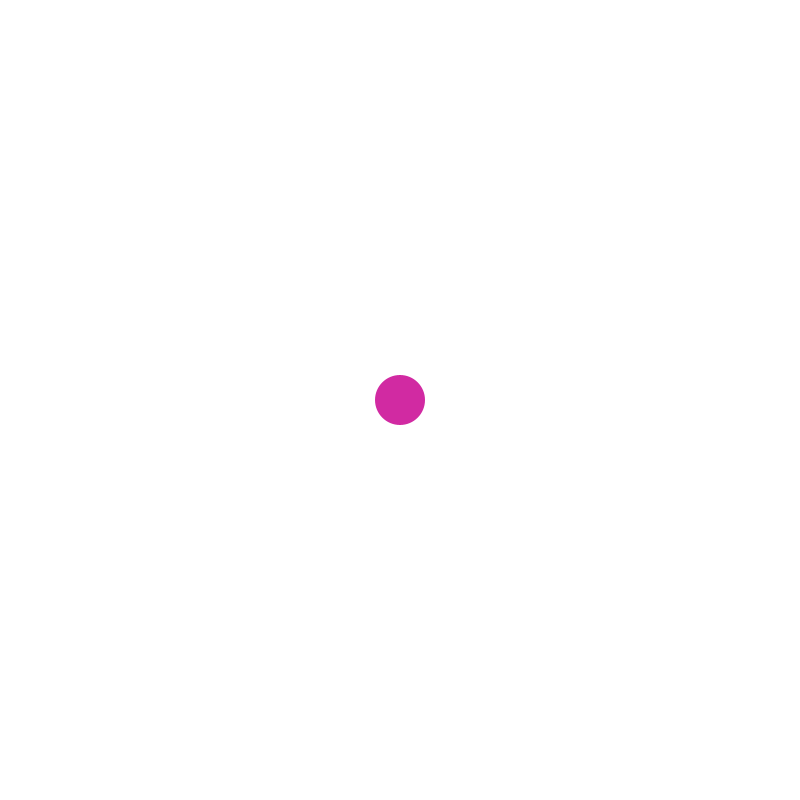
Frame 1 (no input)
Frame 60 (the mouse pressed at the canvas centre just before this capture): identical to frame 1, image omitted
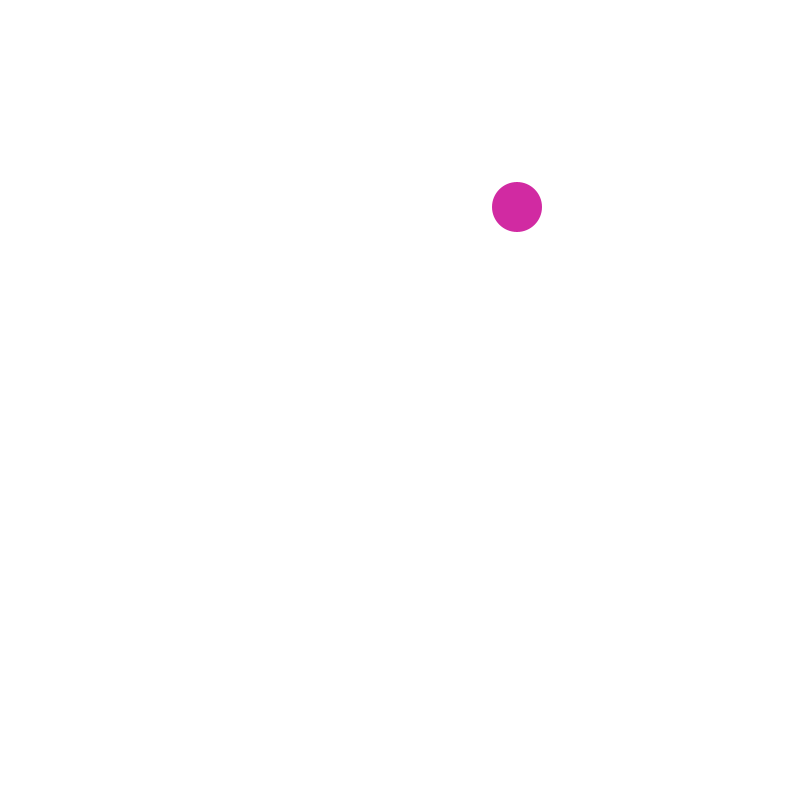
Frame 120 (the mouse held since frame 60 and released just before this capture)

The Processing sketch that drew these frames (run headless with seeded random() and noise(); from frame 60 on, the mouse is pressed at the canvas centre):

// Processing sketch: slippery_dot
// ── slippery_dot.pde
/*** When you are done, this program will draw an ellipse 
     that jumps to new location each time you click on it.
***/
 
 // 1. Create three integer variables to represent the x, y, and the size of the ellipse
    int x = 400;
    int y = 400;
    int size = 50;
    void setup() {
      // 2. Set the size of your sketch
        size(800,800);
    }
    
    void draw() {
    
      // 3. Set the background color of your sketch
      background(#FFFFFF);
      // 4. Draw an ellipse using the variables created at the top of the sketch for the location and size of your ellipse. 
      //    Make sure it fits in the window. Change the variables if it does not.
      fill(#D12AA2);
      noStroke();
      ellipse(x,y,size,size);
    
    }
    
    /******** This method gets called automatically when you press the mouse ************/
    void mousePressed() {
      //5. Create an integer variable called distance
      int distance = getDistanceFromMouse(x, y);
      //6. The getDistanceFromMouse() method below returns a number.
      //   Set the value of your distance variable to the value returned by the getDistance method
      //   You will need to pass the x and y location of your ellipse to this method.
        
          
      //7.  Use an if statement to check if your distance variable is < the radius of the ellipse
      //    If it is, make a new x AND y for the ellipse, for a new random location on the window
      //    Hint: Use code like this      x = (int) random(width);
       if(distance<size/2){
         x = (int) random(width);
         y = (int) random(height);
       }
      
    }
    
    /********  This method gives you the number of pixels between the mouse and the x,y point ***********/
    int getDistanceFromMouse(int x, int y) {
      return (int)Math.sqrt(Math.pow((mouseX-x),2) + Math.pow((mouseY-y),2));
    }
